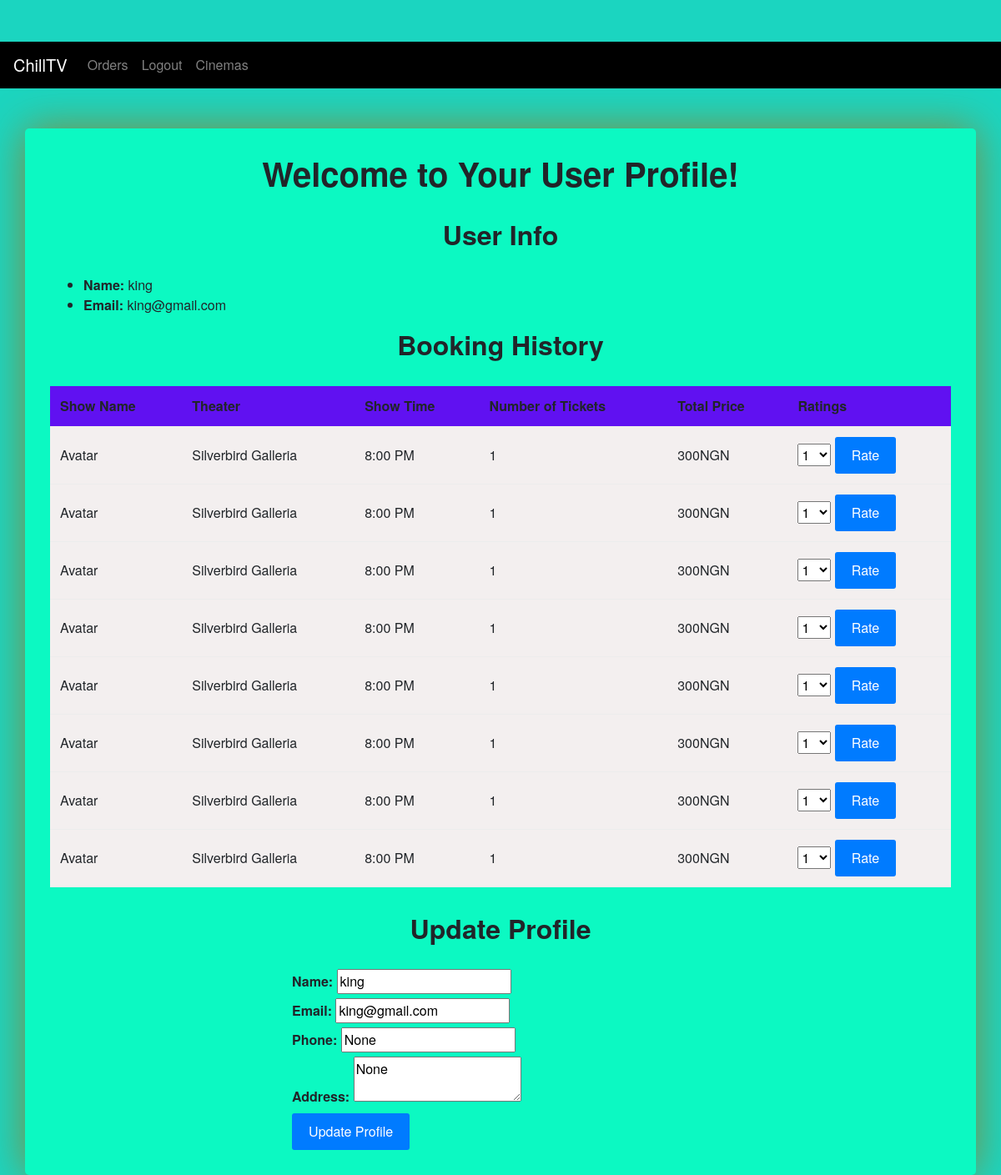
The app's page /User/7/profile with its own data.
### app.py (models this page shows, shortened)
class user(db.Model):
    __tablename__ = 'user'
    id = db.Column(db.Integer,autoincrement=True,primary_key=True)
    name = db.Column(db.String(50), nullable=False)
    email = db.Column(db.String(50), unique=True, nullable=False)
    password = db.Column(db.String(50), nullable=False)
    phone = db.Column(db.Integer)
    address =db.Column(db.String)

class booking(db.Model):
    __tablename__ = 'booking'
    id = db.Column(db.Integer,autoincrement=True,primary_key=True)
    user_id = db.Column(db.Integer, db.ForeignKey('user.id'))
    show_id = db.Column(db.Integer, db.ForeignKey('show.id'))
    num_tickets = db.Column(db.Integer, nullable=False)

class show(db.Model):
    __tablename__ = 'show'
    id = db.Column(db.Integer,autoincrement=True,primary_key=True)
    name = db.Column(db.String(50), nullable=False)
    time = db.Column(db.String(), nullable=False)
    venue_id = db.Column(db.Integer, db.ForeignKey('venue.id'))
    available_seats = db.Column(db.Integer, nullable=False)
    price = db.Column(db.Integer)
    rating = db.Column(db.String)
    tag = db.Column(db.String)
    Date = db.Column(db.Date)
    poster = db.Column(db.String)
    Synopsis = db.Column(db.String)
    Description = db.Column(db.String)
    bookings = db.relationship('booking', backref='show', lazy=True,cascade='all,delete')

class venue(db.Model):
    __tablename__ = 'venue'
    id = db.Column(db.Integer,autoincrement=True,primary_key=True)
    name = db.Column(db.String(50), nullable=False)
    location = db.Column(db.String(50), nullable=False)
    capacity = db.Column(db.Integer, nullable=False)
    current_capacity = db.Column(db.Integer)
    shows = db.relationship('show', backref='venue', lazy=True,cascade='all,delete')

### app.py (the view, shortened to what this page needs)
@app.route('/User/<int:user_id>/profile',methods=['GET','POST'])
def user_profile(user_id):
    if request.method=='GET':
        users = user.query.filter_by(id=user_id).first()
        booking_info = booking.query.filter_by(user_id=user_id).all()
        userr = user.query.filter_by(id=user_id).first()
        return render_template('user_profile.html',users=users,bookings=booking_info,userr=users)

### templates/user_profile.html (shortened to what this page needs)
<!DOCTYPE html>
<html lang="en">
<head>
  <link rel="stylesheet" href="https://maxcdn.bootstrapcdn.com/bootstrap/4.0.0/css/bootstrap.min.css">
</head>
<body>
  <header>
  <nav class="navbar navbar-expand-lg navbar-dark">
    <a class="navbar-brand" href="{{ url_for('user_dashboard',user_id=userr.id) }}">ChillTV</a>
    <div class="collapse navbar-collapse" id="navbarNav">
      <ul class="navbar-nav">
        <li class="nav-item">
          <a class="nav-link" href="{{ url_for('user_profile',user_id=userr.id) }}">Orders</a>
        </li>
        <li class="nav-item">
          <a class="nav-link" href="{{url_for('index')}}">Logout</a>
        </li>
        <li class="nav-item">
          <a class="nav-link" href="{{ url_for('display_venues',user_id=userr.id) }}">Cinemas</a>
        </li></header>
<br><br>
  <div class="container">
    <h1>Welcome to Your User Profile!</h1>
    <h2>User Info</h2>
    <ul>
      <li><strong>Name:</strong> {{users.name}}</li>
      <li><strong>Email:</strong> {{users.email}}</li>
    </ul>
    <h2>Booking History</h2>
    <table>
      <thead>
        <tr>
          <th>Show Name</th>
          <th>Theater</th>
          <th>Show Time</th>
          <th>Number of Tickets</th>
          <th>Total Price</th>
          <th>Ratings</th>
        </tr>
      </thead>
      <tbody>
          {% for booking in bookings %}
        <tr>
          <td>{{booking.show.name}}</td>
          <td>{{ booking.show.venue.name }}</td>
          <td>{{ booking.show.time }}</td>
          <td>{{ booking.num_tickets }}</td>
          <td>{{ booking.num_tickets * booking.show.price }}NGN</td>
          <td>
          <form method="post" action="{{ url_for('Rating', show_id=booking.show.id, user_id=userr.id) }}">
            <select name="Rating">
              {% for Rating in range(1, 11) %}
              <option value="{{ Rating }}">{{ Rating }}</option>
              {% endfor %}
            </select>
            <button type="submit">Rate</button>
          </form></td>
        </tr>
        {% endfor %}
      </tbody>
    </table>
    <h2>Update Profile</h2>
  <form action="{{ url_for('user_profile',user_id=users.id) }}" method="POST">
    <label for="name">Name:</label>
    <input type="text" id="name" name="name" value={{users.name}}>
    <br>
    <label for="email">Email:</label>
    <input type="email" id="email" name="email" value={{users.email}}>
    <br>
    <label for="phone">Phone:</label>
    <input type="tel" id="phone" name="phone" value={{users.phone}}>
    <br>
    <label for="address">Address:</label>
    <textarea id="address" name="address">{{users.address}}</textarea>
    <br>
    <button type="submit">Update Profile</button>
  </form>
</body>
</html>

### templates/user_profile.html (style rules this page uses)
.navbar { background-color: black; }
body { background-color: #1bd5c0; padding-top: 50px; font-family: 'Helvetica Neue', sans-serif; margin: 0; }
.container { background-color: #0cf9c2; border-radius: 5px; box-shadow: 0px 0px 50px #838a3d; padding: 30px; }
h1, h2 { text-align: center; font-weight: bold; margin-bottom: 30px; }
label { font-weight: bold; }
table { width: 100%; margin-bottom: 30px; background-color: #f3efef; border: 50cm; }
th, td { padding: 12px; text-align: left; border-bottom: 1px solid #ECECEC; }
th { background-color: #6011f1; font-weight: bold; }
form { max-width: 500px; margin: 0 auto; }
button[type="submit"] { background-color: #007BFF; color: #FFFFFF; border: none; border-radius: 3px; padding: 10px 20px; font-size: 16px; cursor: pointer; }

### records on screen
user: name "king", email "king@gmail.com", phone "None", address "None"
booking: show.name "Avatar", show.venue.name "Silverbird Galleria", show.time "8:00 PM", num_tickets "1", booking.num_tickets*booking.show.price "300"
booking: show.name "Avatar", show.venue.name "Silverbird Galleria", show.time "8:00 PM", num_tickets "1", booking.num_tickets*booking.show.price "300"
booking: show.name "Avatar", show.venue.name "Silverbird Galleria", show.time "8:00 PM", num_tickets "1", booking.num_tickets*booking.show.price "300"
booking: show.name "Avatar", show.venue.name "Silverbird Galleria", show.time "8:00 PM", num_tickets "1", booking.num_tickets*booking.show.price "300"
booking: show.name "Avatar", show.venue.name "Silverbird Galleria", show.time "8:00 PM", num_tickets "1", booking.num_tickets*booking.show.price "300"
booking: show.name "Avatar", show.venue.name "Silverbird Galleria", show.time "8:00 PM", num_tickets "1", booking.num_tickets*booking.show.price "300"
booking: show.name "Avatar", show.venue.name "Silverbird Galleria", show.time "8:00 PM", num_tickets "1", booking.num_tickets*booking.show.price "300"
booking: show.name "Avatar", show.venue.name "Silverbird Galleria", show.time "8:00 PM", num_tickets "1", booking.num_tickets*booking.show.price "300"

### other values on screen
form field Rating "1"
